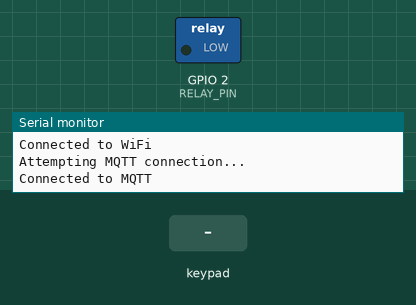
A sketch run on a simulated ESP32. Shown: switched loads named in the sketch (green lamp = pin HIGH), the last lines printed to the serial monitor. The test bench sets the inputs (shaded band). WiFi joins after 1.5 s; servers stay silent unless stated; no MQTT or app messages arrive unless stated.

Above: at 3.2 s.
3.3 s: key '1' pressed
4.8 s: keypad keys 1 2 3 4 5 6 7 # pressed 0.4 s apart
9.5 s: key 'A' pressed
11.0 s: keypad keys 1 2 3 4 5 6 7 * pressed 0.4 s apart
15.7 s: keypad keys 9 8 7 6 5 4 # pressed 0.4 s apart
At 18.4 s:
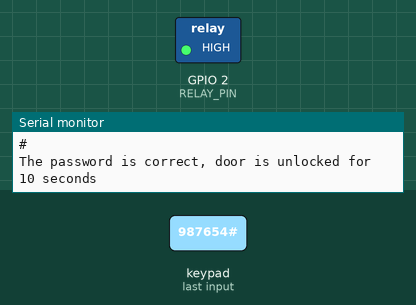
Timing chart, 0 to 29.6 s (numbered marks = the images above; inputs shaded):
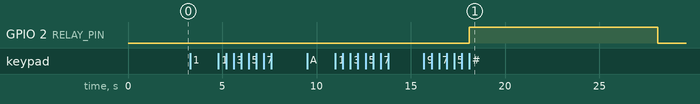

Measured:
- after the input at 15.7 s, GPIO 2 (RELAY_PIN): LOW → HIGH after 2.4 s, → LOW 10.0 s later

The sketch:

only.ino
```cpp
#include <PubSubClient.h>
#include <WiFi.h>
#include <Keypad.h>

#define RELAY_PIN   2
#define ROW_NUM     4
#define COLUMN_NUM  4

char keys[ROW_NUM][COLUMN_NUM] = {
  {'1', '2', '3', 'A'},
  {'4', '5', '6', 'B'},
  {'7', '8', '9', 'C'},
  {'*', '0', '#', 'D'}
};

byte pin_rows[ROW_NUM] = {13, 12, 14, 27};
byte pin_column[COLUMN_NUM] = {4, 5, 17, 18};

Keypad keypad = Keypad( makeKeymap(keys), pin_rows, pin_column, ROW_NUM, COLUMN_NUM );

const String password_1 = "1234567";
const String password_2 = "987654";
const String password_3 = "55555";
String input_password;

char ssid[] = ""; //Wi-Fi Username
char pass[] = ""; //Wi-Fi Password

const char* mqtt_server = "";
const int mqtt_port = 1883;
const char* mqtt_user = "NULL";
const char* mqtt_password = "NULL";
const char* mqtt_topic = "door/state";
const char* mqtt_attempts_topic = "door/attempts";
const char* mqtt2 = "keypad/input";

WiFiClient espClient;
PubSubClient client(espClient);

int entryAttempts = 0;
const int maxAttempts = 3;    // Change this to your desired maximum attempts
const int lockoutDuration = 10; // Lockout duration in seconds

unsigned long lockoutStartTime = 0;

void setup() {
  Serial.begin(9600);
  input_password.reserve(32);
  pinMode(RELAY_PIN, OUTPUT);
  digitalWrite(RELAY_PIN, LOW);

  // Connect to WiFi
  WiFi.begin(ssid, pass);
  while (WiFi.status() != WL_CONNECTED) {
    delay(1000);
    Serial.println("Connecting to WiFi...");
  }
  Serial.println("Connected to WiFi");

  // Connect to MQTT broker
  client.setServer(mqtt_server, mqtt_port);
  client.setCallback(callback);
  reconnect();
}

void loop() {
  client.loop();

  char key = keypad.getKey();

  if (key) {
    Serial.println(key);
    publishKeytoMQTT(key);

    if (key == '*') {
      input_password = "";
    } else if (key == '#') {
      // Check if in lockout period
      if (millis() - lockoutStartTime < lockoutDuration * 1000) {
        Serial.println("Locked out. Please wait before entering the password again.");
      } else {
        entryAttempts++;
        if (input_password == password_1 || input_password == password_2 || input_password == password_3) {
          Serial.println("The password is correct, door is unlocked for 10 seconds");
          digitalWrite(RELAY_PIN, HIGH);
          client.publish(mqtt_topic, "1");
          delay(10000);

          digitalWrite(RELAY_PIN, LOW);
          Serial.println("Door Locked");
          client.publish(mqtt_topic, "0");
          resetAttempts(); // Reset the entry attempts count
        } else {
          Serial.println("The password is incorrect, try again");
          client.publish(mqtt_topic, "0");
          if (entryAttempts >= maxAttempts) {
            Serial.println("Max attempts reached. Locking out for 10 seconds.");
            lockoutStartTime = millis(); // Record the lockout start time
            resetAttempts(); // Reset the entry attempts count
          }
        }

        client.publish(mqtt_attempts_topic, String(entryAttempts).c_str()); // Publish attempts count

        input_password = "";
      }
    } else {
      input_password += key;
    }
  }

  // Check if the lockout period has ended
  if (millis() - lockoutStartTime >= lockoutDuration * 1000) {
  }
}

void resetAttempts() {
  entryAttempts = 0;
}

void reconnect() {
  while (!client.connected()) {
    Serial.println("Attempting MQTT connection...");
    if (client.connect("ESP32Client", mqtt_user, mqtt_password)) {
      Serial.println("Connected to MQTT");
      client.subscribe(mqtt_topic);
    } else {
      Serial.print("Failed, rc=");
      Serial.print(client.state());
      Serial.println(" Retrying in 5 seconds...");
      delay(5000);
    }
  }
}

void publishKeytoMQTT(char key) {
  String mqttMessage = "Key Pressed: ";
  mqttMessage += key;
  client.publish(mqtt2, mqttMessage.c_str());
}

void callback(char* topic, byte* payload, unsigned int length) {
  // Handle MQTT messages if needed
}
```
